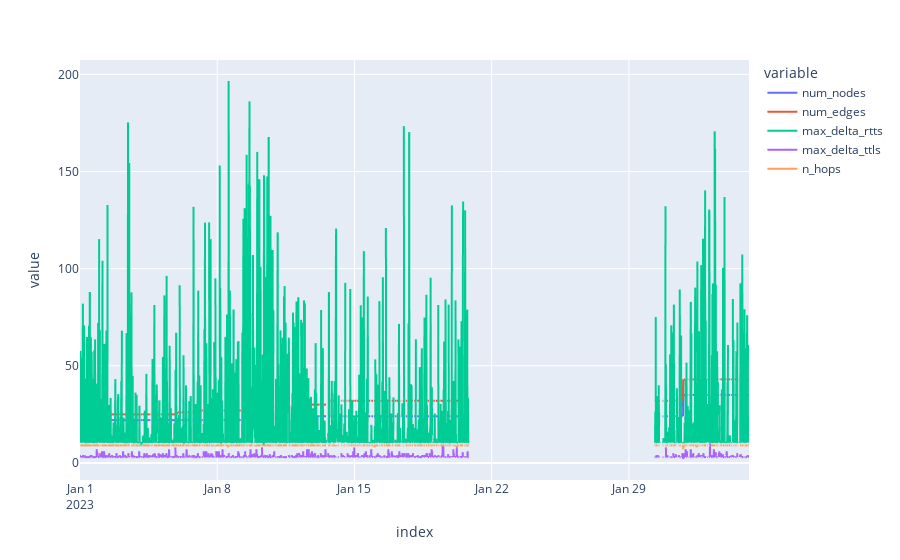

Here is the notebook cell this chart was saved with:
### Code cell
tmp.select_dtypes(exclude=['object', bool]).resample('15min').mean().plot(backend='plotly')

### Figure 1 — Plotly figure (JSON) as saved in the notebook; plotly's stock layout.template omitted (floating-point values rounded to 4 significant figures; data arrays with more than 128 entries replaced by an {"elided": "..."} marker saying what was removed)
{"data": [{"hovertemplate": "variable=num_nodes<br>index=%{x}<br>value=%{y}<extra></extra>", "legendgroup": "num_nodes", "line": {"color": "#636efa", "dash": "solid"}, "marker": {"symbol": "circle"}, "mode": "lines", "name": "num_nodes", "showlegend": true, "type": "scattergl", "x": {"elided": "3277 str values"}, "xaxis": "x", "y": {"elided": "3277 float values"}, "yaxis": "y"}, {"hovertemplate": "variable=num_edges<br>index=%{x}<br>value=%{y}<extra></extra>", "legendgroup": "num_edges", "line": {"color": "#EF553B", "dash": "solid"}, "marker": {"symbol": "circle"}, "mode": "lines", "name": "num_edges", "showlegend": true, "type": "scattergl", "x": {"elided": "3277 str values"}, "xaxis": "x", "y": {"elided": "3277 float values"}, "yaxis": "y"}, {"hovertemplate": "variable=max_delta_rtts<br>index=%{x}<br>value=%{y}<extra></extra>", "legendgroup": "max_delta_rtts", "line": {"color": "#00cc96", "dash": "solid"}, "marker": {"symbol": "circle"}, "mode": "lines", "name": "max_delta_rtts", "showlegend": true, "type": "scattergl", "x": {"elided": "3277 str values"}, "xaxis": "x", "y": {"elided": "3277 float values"}, "yaxis": "y"}, {"hovertemplate": "variable=max_delta_ttls<br>index=%{x}<br>value=%{y}<extra></extra>", "legendgroup": "max_delta_ttls", "line": {"color": "#ab63fa", "dash": "solid"}, "marker": {"symbol": "circle"}, "mode": "lines", "name": "max_delta_ttls", "showlegend": true, "type": "scattergl", "x": {"elided": "3277 str values"}, "xaxis": "x", "y": {"elided": "3277 float values"}, "yaxis": "y"}, {"hovertemplate": "variable=n_hops<br>index=%{x}<br>value=%{y}<extra></extra>", "legendgroup": "n_hops", "line": {"color": "#FFA15A", "dash": "solid"}, "marker": {"symbol": "circle"}, "mode": "lines", "name": "n_hops", "showlegend": true, "type": "scattergl", "x": {"elided": "3277 str values"}, "xaxis": "x", "y": {"elided": "3277 float values"}, "yaxis": "y"}], "layout": {"legend": {"title": {"text": "variable"}, "tracegroupgap": 0}, "margin": {"t": 60}, "xaxis": {"anchor": "y", "domain": [0, 1], "title": {"text": "index"}}, "yaxis": {"anchor": "x", "domain": [0, 1], "title": {"text": "value"}}}}
